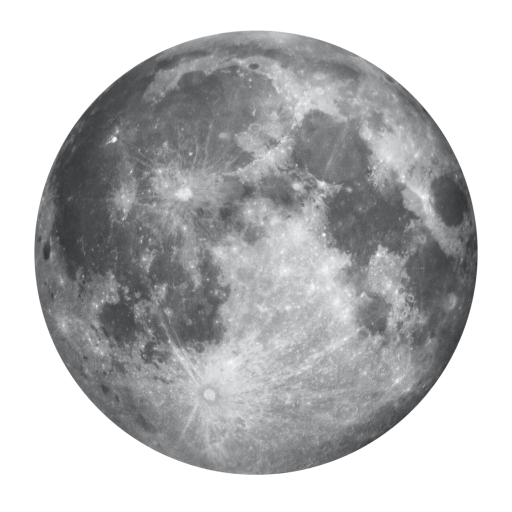
#> input picture sandbox/moon-58-1024x1024.png, 1024 x 1024 px (shown at 1/2 size)
$ python moon_test.py
#> lines starting #> are read from the running program, lines starting #| are printed output that depends on the picture
"""
Created by Elias Obreque
Date: 28-11-2023
email: els.obrq@gmail.com
"""

import numpy as np
import matplotlib.pyplot as plt
import cartopy.crs as ccrs
from io import BytesIO
import matplotlib.image as mpimg
from PIL import Image
rm = 1.738e6

# Descargar y cargar los datos de elevación lunar
data = Image.open("moon-58-1024x1024.png")
#> data is the input picture: PIL image 1024x1024 RGBA; mean R, G, B, A 81.5, 82.1, 83.3, 150.4
dims = data.size
#> dims = (1024, 1024)
factor = int(rm / dims[0] * 0.5)
#> factor = 848
data = np.asarray(data)[61:-75, 68:-68]
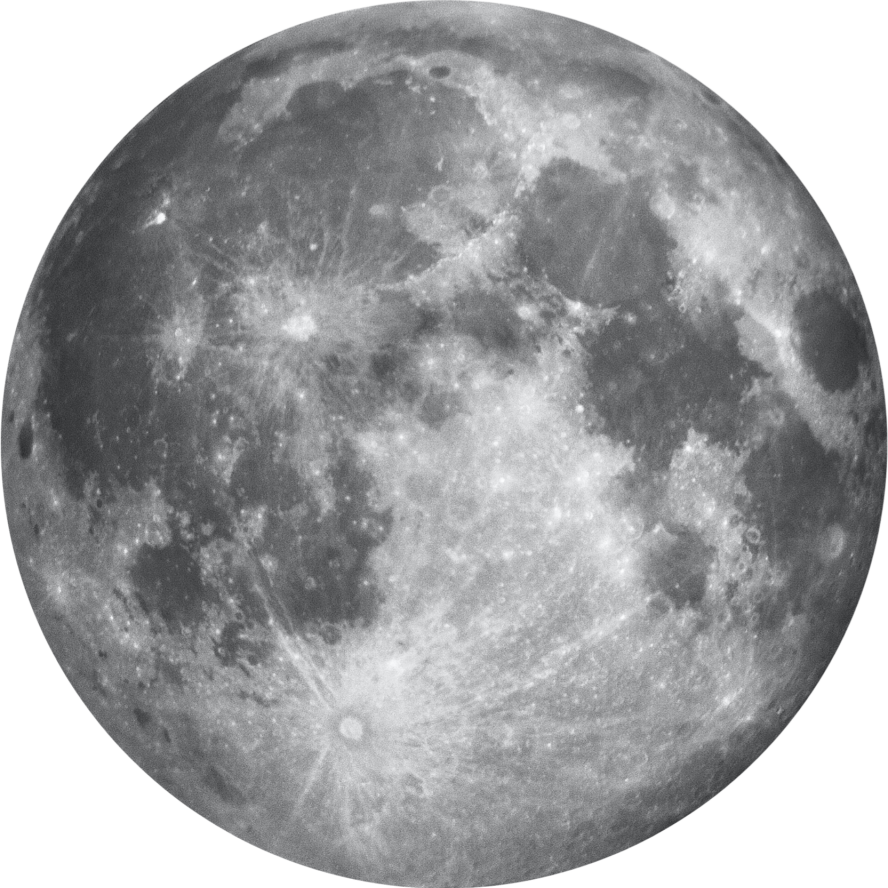
#> data: shape (888, 888, 4); mean R, G, B, A 108.3, 109.1, 110.7, 200; transparent parts drawn white
data_ = Image.fromarray(data)
data_ = data_.resize((int(2 * rm * 1e-3), int(2 * rm * 1e-3)))

# Crear una figura y un eje con proyección PlateCarree
fig, ax = plt.subplots()
ax.imshow(data_)

plt.show()
